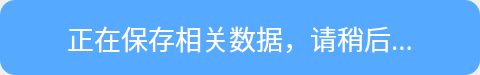
<?xml version="1.0" encoding="UTF-8"?>
<ui version="4.0">
 <class>frmQuitClass</class>
 <widget class="QWidget" name="frmQuitClass">
  <property name="geometry">
   <rect>
    <x>0</x>
    <y>0</y>
    <width>480</width>
    <height>75</height>
   </rect>
  </property>
  <property name="sizePolicy">
   <sizepolicy hsizetype="Expanding" vsizetype="Fixed">
    <horstretch>0</horstretch>
    <verstretch>0</verstretch>
   </sizepolicy>
  </property>
  <property name="minimumSize">
   <size>
    <width>480</width>
    <height>75</height>
   </size>
  </property>
  <property name="maximumSize">
   <size>
    <width>480</width>
    <height>75</height>
   </size>
  </property>
  <property name="font">
   <font>
    <family>Arial</family>
    <pointsize>10</pointsize>
    <weight>50</weight>
    <italic>false</italic>
    <bold>false</bold>
   </font>
  </property>
  <property name="contextMenuPolicy">
   <enum>Qt::NoContextMenu</enum>
  </property>
  <property name="windowTitle">
   <string>QMacVisual</string>
  </property>
  <property name="windowIcon">
   <iconset resource="res.qrc">
    <normaloff>:/Bitmaps/app.ico</normaloff>:/Bitmaps/app.ico</iconset>
  </property>
  <property name="styleSheet">
   <string notr="true"/>
  </property>
  <layout class="QHBoxLayout" name="horizontalLayout">
   <property name="spacing">
    <number>0</number>
   </property>
   <property name="leftMargin">
    <number>0</number>
   </property>
   <property name="topMargin">
    <number>0</number>
   </property>
   <property name="rightMargin">
    <number>0</number>
   </property>
   <property name="bottomMargin">
    <number>0</number>
   </property>
   <item>
    <widget class="QLabel" name="label">
     <property name="font">
      <font>
       <family>楷体</family>
       <pointsize>20</pointsize>
      </font>
     </property>
     <property name="styleSheet">
      <string notr="true">QLabel{ border: 0px groove;border-radius: 15px;padding: 2px 4px;color: rgb(255, 255, 255);background-color: rgb(85, 170, 255);}
</string>
     </property>
     <property name="text">
      <string>正在保存相关数据，请稍后...</string>
     </property>
     <property name="alignment">
      <set>Qt::AlignCenter</set>
     </property>
    </widget>
   </item>
  </layout>
 </widget>
 <layoutdefault spacing="6" margin="11"/>
 <resources>
  <include location="res.qrc"/>
 </resources>
 <connections/>
</ui>
